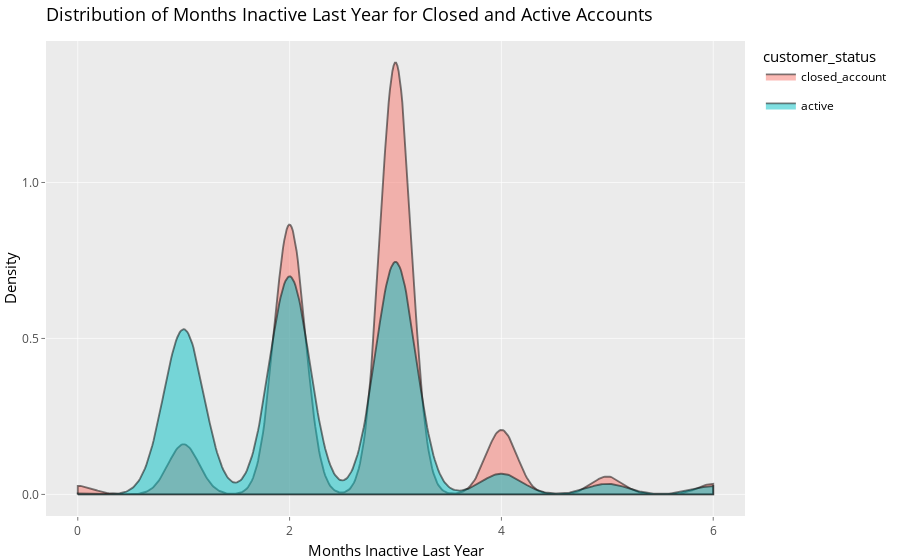
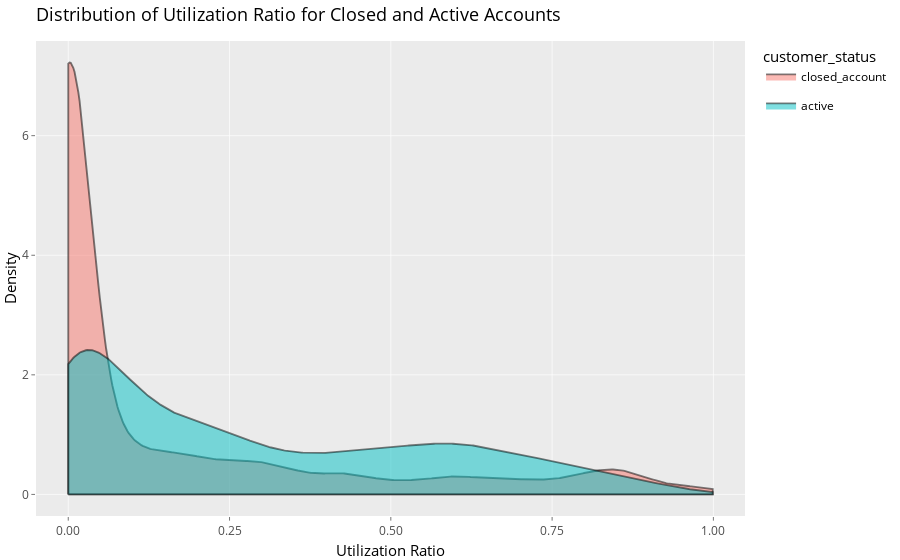
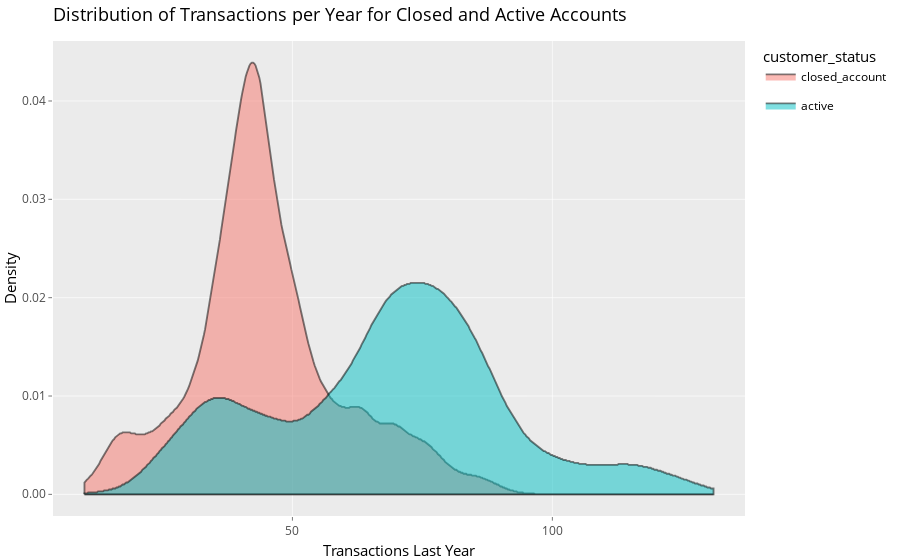

Notebook cell for these charts, in order:
### Markdown cell above
To analyse this, lets cosider utilization ratio, inactive months and no of transactions per year. The utilization ratio is the ratio of the montly used amount or spent amount to credit limit. Lets check the distribution of these variables for closed and active accounts first and then do further analysis.

### Code cell
# Distribution of Months Inactive Last Year (Interactive)
inactive_months_plot <- ggplot(credit_card_df, aes(x = months_inactive_last_year, fill = customer_status)) +
  geom_density(alpha = 0.5) +
  labs(title = "Distribution of Months Inactive Last Year for Closed and Active Accounts",
       x = "Months Inactive Last Year",
       y = "Density") 

inactive_months_plot_interactive <- ggplotly(inactive_months_plot)

# Display interactive plot
inactive_months_plot_interactive




# Distribution of Utilization Ratio 
utilization_plot <- ggplot(credit_card_df, aes(x = utilization_ratio, fill = customer_status)) +
  geom_density(alpha = 0.5) +
  labs(title = "Distribution of Utilization Ratio for Closed and Active Accounts",
       x = "Utilization Ratio",
       y = "Density")

utilization_plot_interactive <- ggplotly(utilization_plot)

# Distribution of Transactions per Year 
transactions_plot <- ggplot(credit_card_df, aes(x = transactions_last_year, fill = customer_status)) +
  geom_density(alpha = 0.5) +
  labs(title = "Distribution of Transactions per Year for Closed and Active Accounts",
       x = "Transactions Last Year",
       y = "Density") 

transactions_plot_interactive <- ggplotly(transactions_plot)

# Display interactive plots
utilization_plot_interactive
transactions_plot_interactive

### Figure 1 — Plotly figure (JSON) as saved in the notebook; plotly's stock layout.template omitted (floating-point values rounded to 4 significant figures; data arrays with more than 128 entries replaced by an {"elided": "..."} marker saying what was removed)
{"data": [{"x": {"elided": "1025 float values"}, "y": {"elided": "1025 float values"}, "text": {"elided": "1025 str values"}, "type": "scatter", "mode": "lines", "line": {"width": 1.89, "color": "rgba(0,0,0,0.5)", "dash": "solid"}, "fill": "toself", "fillcolor": "rgba(248,118,109,0.5)", "hoveron": "points", "name": "closed_account", "legendgroup": "closed_account", "showlegend": true, "xaxis": "x", "yaxis": "y", "hoverinfo": "text"}, {"x": {"elided": "1026 float values"}, "y": {"elided": "1026 float values"}, "text": {"elided": "1026 str values"}, "type": "scatter", "mode": "lines", "line": {"width": 1.89, "color": "rgba(0,0,0,0.5)", "dash": "solid"}, "fill": "toself", "fillcolor": "rgba(0,191,196,0.5)", "hoveron": "points", "name": "active", "legendgroup": "active", "showlegend": true, "xaxis": "x", "yaxis": "y", "hoverinfo": "text"}], "layout": {"margin": {"t": 40.84, "r": 7.306, "b": 37.26, "l": 43.1}, "plot_bgcolor": "rgba(235,235,235,1)", "paper_bgcolor": "rgba(255,255,255,1)", "font": {"color": "rgba(0,0,0,1)", "family": "", "size": 14.61}, "title": {"text": "Distribution of Months Inactive Last Year for Closed and Active Accounts", "font": {"color": "rgba(0,0,0,1)", "family": "", "size": 17.53}, "x": 0, "xref": "paper"}, "xaxis": {"domain": [0, 1], "automargin": true, "type": "linear", "autorange": false, "range": [-0.3, 6.3], "tickmode": "array", "ticktext": ["0", "2", "4", "6"], "tickvals": [0, 2, 4, 6], "categoryorder": "array", "categoryarray": ["0", "2", "4", "6"], "nticks": {}, "ticks": "outside", "tickcolor": "rgba(51,51,51,1)", "ticklen": 3.653, "tickwidth": 0.6642, "showticklabels": true, "tickfont": {"color": "rgba(77,77,77,1)", "family": "", "size": 11.69}, "tickangle": 0, "showline": false, "linecolor": {}, "linewidth": 0, "showgrid": true, "gridcolor": "rgba(255,255,255,1)", "gridwidth": 0.6642, "zeroline": false, "anchor": "y", "title": {"text": "Months Inactive Last Year", "font": {"color": "rgba(0,0,0,1)", "family": "", "size": 14.61}}, "hoverformat": ".2f"}, "yaxis": {"domain": [0, 1], "automargin": true, "type": "linear", "autorange": false, "range": [-0.0692, 1.454], "tickmode": "array", "ticktext": ["0.0", "0.5", "1.0"], "tickvals": [0, 0.5, 1], "categoryorder": "array", "categoryarray": ["0.0", "0.5", "1.0"], "nticks": {}, "ticks": "outside", "tickcolor": "rgba(51,51,51,1)", "ticklen": 3.653, "tickwidth": 0.6642, "showticklabels": true, "tickfont": {"color": "rgba(77,77,77,1)", "family": "", "size": 11.69}, "tickangle": 0, "showline": false, "linecolor": {}, "linewidth": 0, "showgrid": true, "gridcolor": "rgba(255,255,255,1)", "gridwidth": 0.6642, "zeroline": false, "anchor": "x", "title": {"text": "Density", "font": {"color": "rgba(0,0,0,1)", "family": "", "size": 14.61}}, "hoverformat": ".2f"}, "shapes": [{"type": "rect", "line": {"width": 0, "linetype": []}, "yref": "paper", "xref": "paper", "x0": 0, "x1": 1, "y0": 0, "y1": 1}], "showlegend": true, "legend": {"bgcolor": "rgba(255,255,255,1)", "bordercolor": "transparent", "borderwidth": 1.89, "font": {"color": "rgba(0,0,0,1)", "family": "", "size": 11.69}, "title": {"text": "customer_status", "font": {"color": "rgba(0,0,0,1)", "family": "", "size": 14.61}}}, "hovermode": "closest", "barmode": "relative"}}

### Figure 2 — Plotly figure (JSON) as saved in the notebook; plotly's stock layout.template omitted (floating-point values rounded to 4 significant figures; data arrays with more than 128 entries replaced by an {"elided": "..."} marker saying what was removed)
{"data": [{"x": {"elided": "1025 float values"}, "y": {"elided": "1025 float values"}, "text": {"elided": "1025 str values"}, "type": "scatter", "mode": "lines", "line": {"width": 1.89, "color": "rgba(0,0,0,0.5)", "dash": "solid"}, "fill": "toself", "fillcolor": "rgba(248,118,109,0.5)", "hoveron": "points", "name": "closed_account", "legendgroup": "closed_account", "showlegend": true, "xaxis": "x", "yaxis": "y", "hoverinfo": "text"}, {"x": {"elided": "1026 float values"}, "y": {"elided": "1026 float values"}, "text": {"elided": "1026 str values"}, "type": "scatter", "mode": "lines", "line": {"width": 1.89, "color": "rgba(0,0,0,0.5)", "dash": "solid"}, "fill": "toself", "fillcolor": "rgba(0,191,196,0.5)", "hoveron": "points", "name": "active", "legendgroup": "active", "showlegend": true, "xaxis": "x", "yaxis": "y", "hoverinfo": "text"}], "layout": {"margin": {"t": 40.84, "r": 7.306, "b": 37.26, "l": 31.42}, "plot_bgcolor": "rgba(235,235,235,1)", "paper_bgcolor": "rgba(255,255,255,1)", "font": {"color": "rgba(0,0,0,1)", "family": "", "size": 14.61}, "title": {"text": "Distribution of Utilization Ratio for Closed and Active Accounts", "font": {"color": "rgba(0,0,0,1)", "family": "", "size": 17.53}, "x": 0, "xref": "paper"}, "xaxis": {"domain": [0, 1], "automargin": true, "type": "linear", "autorange": false, "range": [-0.05, 1.049], "tickmode": "array", "ticktext": ["0.00", "0.25", "0.50", "0.75", "1.00"], "tickvals": [0, 0.25, 0.5, 0.75, 1], "categoryorder": "array", "categoryarray": ["0.00", "0.25", "0.50", "0.75", "1.00"], "nticks": {}, "ticks": "outside", "tickcolor": "rgba(51,51,51,1)", "ticklen": 3.653, "tickwidth": 0.6642, "showticklabels": true, "tickfont": {"color": "rgba(77,77,77,1)", "family": "", "size": 11.69}, "tickangle": 0, "showline": false, "linecolor": {}, "linewidth": 0, "showgrid": true, "gridcolor": "rgba(255,255,255,1)", "gridwidth": 0.6642, "zeroline": false, "anchor": "y", "title": {"text": "Utilization Ratio", "font": {"color": "rgba(0,0,0,1)", "family": "", "size": 14.61}}, "hoverformat": ".2f"}, "yaxis": {"domain": [0, 1], "automargin": true, "type": "linear", "autorange": false, "range": [-0.3611, 7.583], "tickmode": "array", "ticktext": ["0", "2", "4", "6"], "tickvals": [0, 2, 4, 6], "categoryorder": "array", "categoryarray": ["0", "2", "4", "6"], "nticks": {}, "ticks": "outside", "tickcolor": "rgba(51,51,51,1)", "ticklen": 3.653, "tickwidth": 0.6642, "showticklabels": true, "tickfont": {"color": "rgba(77,77,77,1)", "family": "", "size": 11.69}, "tickangle": 0, "showline": false, "linecolor": {}, "linewidth": 0, "showgrid": true, "gridcolor": "rgba(255,255,255,1)", "gridwidth": 0.6642, "zeroline": false, "anchor": "x", "title": {"text": "Density", "font": {"color": "rgba(0,0,0,1)", "family": "", "size": 14.61}}, "hoverformat": ".2f"}, "shapes": [{"type": "rect", "line": {"width": 0, "linetype": []}, "yref": "paper", "xref": "paper", "x0": 0, "x1": 1, "y0": 0, "y1": 1}], "showlegend": true, "legend": {"bgcolor": "rgba(255,255,255,1)", "bordercolor": "transparent", "borderwidth": 1.89, "font": {"color": "rgba(0,0,0,1)", "family": "", "size": 11.69}, "title": {"text": "customer_status", "font": {"color": "rgba(0,0,0,1)", "family": "", "size": 14.61}}}, "hovermode": "closest", "barmode": "relative"}}

### Figure 3 — Plotly figure (JSON) as saved in the notebook; plotly's stock layout.template omitted (floating-point values rounded to 4 significant figures; data arrays with more than 128 entries replaced by an {"elided": "..."} marker saying what was removed)
{"data": [{"x": {"elided": "1025 float values"}, "y": {"elided": "1025 float values"}, "text": {"elided": "1025 str values"}, "type": "scatter", "mode": "lines", "line": {"width": 1.89, "color": "rgba(0,0,0,0.5)", "dash": "solid"}, "fill": "toself", "fillcolor": "rgba(248,118,109,0.5)", "hoveron": "points", "name": "closed_account", "legendgroup": "closed_account", "showlegend": true, "xaxis": "x", "yaxis": "y", "hoverinfo": "text"}, {"x": {"elided": "1026 float values"}, "y": {"elided": "1026 float values"}, "text": {"elided": "1026 str values"}, "type": "scatter", "mode": "lines", "line": {"width": 1.89, "color": "rgba(0,0,0,0.5)", "dash": "solid"}, "fill": "toself", "fillcolor": "rgba(0,191,196,0.5)", "hoveron": "points", "name": "active", "legendgroup": "active", "showlegend": true, "xaxis": "x", "yaxis": "y", "hoverinfo": "text"}], "layout": {"margin": {"t": 40.84, "r": 7.306, "b": 37.26, "l": 48.95}, "plot_bgcolor": "rgba(235,235,235,1)", "paper_bgcolor": "rgba(255,255,255,1)", "font": {"color": "rgba(0,0,0,1)", "family": "", "size": 14.61}, "title": {"text": "Distribution of Transactions per Year for Closed and Active Accounts", "font": {"color": "rgba(0,0,0,1)", "family": "", "size": 17.53}, "x": 0, "xref": "paper"}, "xaxis": {"domain": [0, 1], "automargin": true, "type": "linear", "autorange": false, "range": [3.95, 137.1], "tickmode": "array", "ticktext": ["50", "100"], "tickvals": [50, 100], "categoryorder": "array", "categoryarray": ["50", "100"], "nticks": {}, "ticks": "outside", "tickcolor": "rgba(51,51,51,1)", "ticklen": 3.653, "tickwidth": 0.6642, "showticklabels": true, "tickfont": {"color": "rgba(77,77,77,1)", "family": "", "size": 11.69}, "tickangle": 0, "showline": false, "linecolor": {}, "linewidth": 0, "showgrid": true, "gridcolor": "rgba(255,255,255,1)", "gridwidth": 0.6642, "zeroline": false, "anchor": "y", "title": {"text": "Transactions Last Year", "font": {"color": "rgba(0,0,0,1)", "family": "", "size": 14.61}}, "hoverformat": ".2f"}, "yaxis": {"domain": [0, 1], "automargin": true, "type": "linear", "autorange": false, "range": [-0.0022, 0.0461], "tickmode": "array", "ticktext": ["0.00", "0.01", "0.02", "0.03", "0.04"], "tickvals": [0, 0.01, 0.02, 0.03, 0.04], "categoryorder": "array", "categoryarray": ["0.00", "0.01", "0.02", "0.03", "0.04"], "nticks": {}, "ticks": "outside", "tickcolor": "rgba(51,51,51,1)", "ticklen": 3.653, "tickwidth": 0.6642, "showticklabels": true, "tickfont": {"color": "rgba(77,77,77,1)", "family": "", "size": 11.69}, "tickangle": 0, "showline": false, "linecolor": {}, "linewidth": 0, "showgrid": true, "gridcolor": "rgba(255,255,255,1)", "gridwidth": 0.6642, "zeroline": false, "anchor": "x", "title": {"text": "Density", "font": {"color": "rgba(0,0,0,1)", "family": "", "size": 14.61}}, "hoverformat": ".2f"}, "shapes": [{"type": "rect", "line": {"width": 0, "linetype": []}, "yref": "paper", "xref": "paper", "x0": 0, "x1": 1, "y0": 0, "y1": 1}], "showlegend": true, "legend": {"bgcolor": "rgba(255,255,255,1)", "bordercolor": "transparent", "borderwidth": 1.89, "font": {"color": "rgba(0,0,0,1)", "family": "", "size": 11.69}, "title": {"text": "customer_status", "font": {"color": "rgba(0,0,0,1)", "family": "", "size": 14.61}}}, "hovermode": "closest", "barmode": "relative"}}
